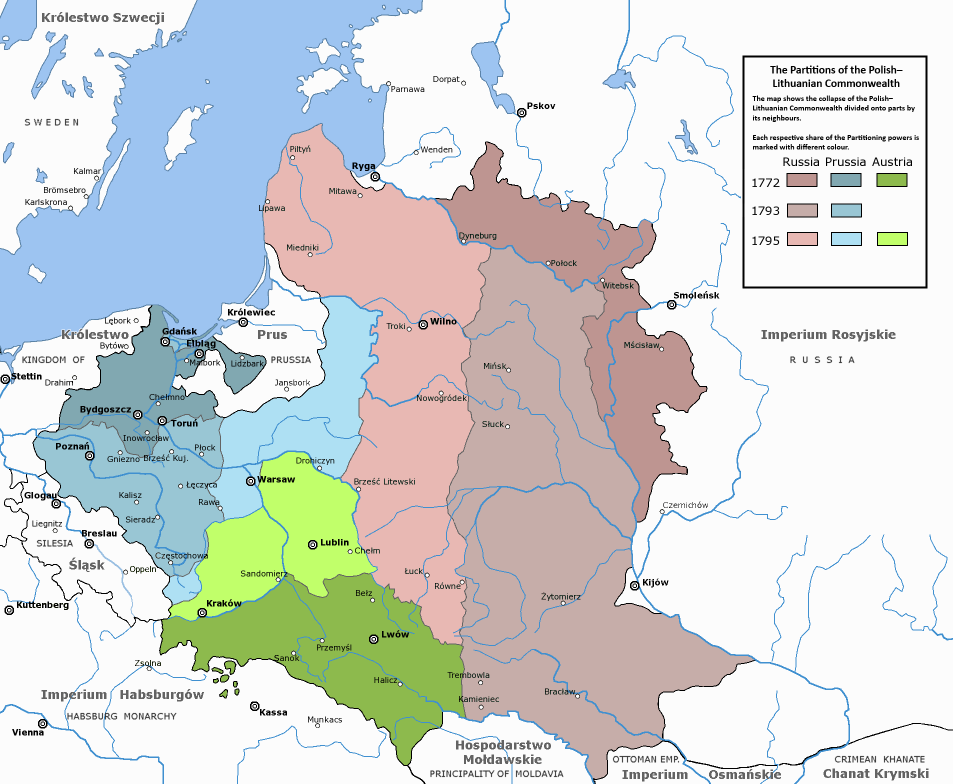
#> input picture production/research/diagnostics/ref_rozbiory3.png, 1906 x 1568 px, found by its file name (shown at 1/2 size)
$ python digitise_1793_line.py
#> lines starting #> are read from the running program, lines starting #| are printed output that depends on the picture; after the words box and inside, x2 and y2 are one past the last pixel; in counts of white or black regions, pixels touching at a corner belong together
### production/tools/georef_overlay.py
"""Georeference a reference raster via city control points (2nd-order polynomial) and overlay OHM borders."""
import json, sys, numpy as np
from PIL import Image, ImageDraw
from shapely.geometry import shape
CP = {  # pixel (x,y) on Rzeczpospolita_Rozbiory_3.png : (lon,lat)
 'Krakow':((403,1225),(19.94,50.06)),'Warsaw':((500,962),(21.01,52.23)),'Wilno':((846,648),(25.28,54.69)),
 'Lwow':((747,1278),(24.03,49.84)),'Kijow':((1269,1170),(30.52,50.45)),'Ryga':((749,352),(24.10,56.95)),
 'Poznan':((179,911),(16.93,52.41)),'Gdansk':((330,683),(18.65,54.35)),'Smolensk':((1343,609),(32.05,54.78)),
 'Kamieniec':((962,1413),(26.58,48.68)),'Minsk':((1017,739),(27.56,53.90)),'Krolewiec':((486,644),(20.51,54.71)),
 'Lublin':((625,1088),(22.57,51.25)),'Breslau':((178,1086),(17.04,51.11)),'Pskov':((1043,224),(28.33,57.82)),
 'Polock':((1096,525),(28.80,55.49)),'Witebsk':((1205,560),(30.20,55.19)),'Zytomierz':((1126,1205),(28.66,50.25)),
 'Brzesc':((717,977),(23.69,52.10)),'Luck':((853,1150),(25.33,50.75)),'Torun':((324,841),(18.60,53.01)),'Vienna':((86,1447),(16.37,48.21))}
def feats(lon,lat):
    lon,lat=np.asarray(lon),np.asarray(lat); return np.stack([np.ones_like(lon),lon,lat,lon*lon,lon*lat,lat*lat],-1)
L=np.array([v[1] for v in CP.values()]); P=np.array([v[0] for v in CP.values()],float)
coef,*_=np.linalg.lstsq(feats(L[:,0],L[:,1]),P,rcond=None)
res=feats(L[:,0],L[:,1])@coef-P; print('control-point RMS error px:',np.sqrt((res**2).sum(1).mean()).round(2),' max',np.abs(res).max().round(1))
def proj(c): c=np.asarray(c); return feats(c[:,0],c[:,1])@coef
# [9 lines that do not run on import are left out]

### production/tools/digitise_1793_line.py
"""Digitise the 1793 Russian partition line from the georeferenced atlas reference
(boundary between the 1793-Russian and 1795-Russian colours) and build corrected polygons."""
import json, numpy as np, sys
sys.path.insert(0, 'tools')
from georef_overlay import CP, feats
from PIL import Image, ImageFilter
import matplotlib; matplotlib.use('Agg'); import matplotlib.pyplot as plt
from shapely.geometry import shape, LineString, Point, mapping
from shapely.ops import split, unary_union
from pyproj import Geod
im = np.array(Image.open('research/diagnostics/ref_rozbiory3.png').convert('RGB')).astype(int)
def near(c, tol=10): return (np.abs(im - np.array(c)).sum(-1) < tol)
#> called with c = (198, 173, 169), tol = 10
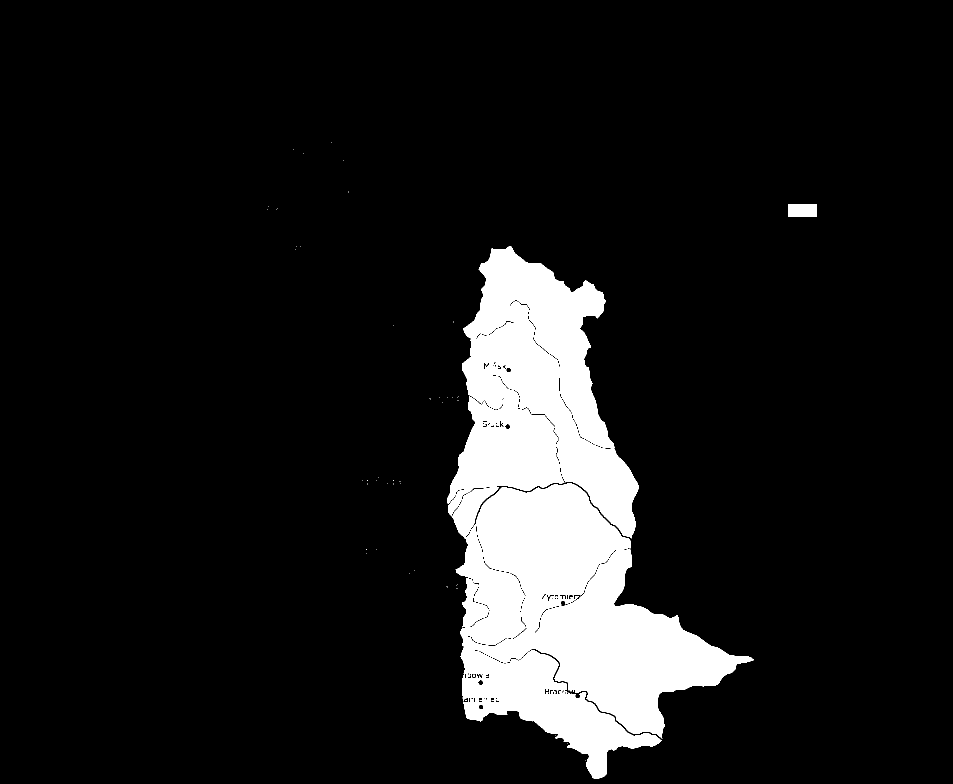
#> returned value: shape (1568, 1906) bool (shown at 1/2 size); 10.2% white; 64 white regions (57 under 20 px), largest, box (x1, y1, x2, y2) and area: (921, 966, 1508, 1558) 163007, (894, 493, 1278, 1077) 119098, (911, 1048, 1051, 1290) 15404
grey = near((198,173,169)); pink = near((232,184,179))
#> call 2 of near, with c = (232, 184, 179), tol = 10
#> in near (call 2), `def near(c, tol=10): return (np.abs(im - np.array(c)).sum(-1) < tol)`:
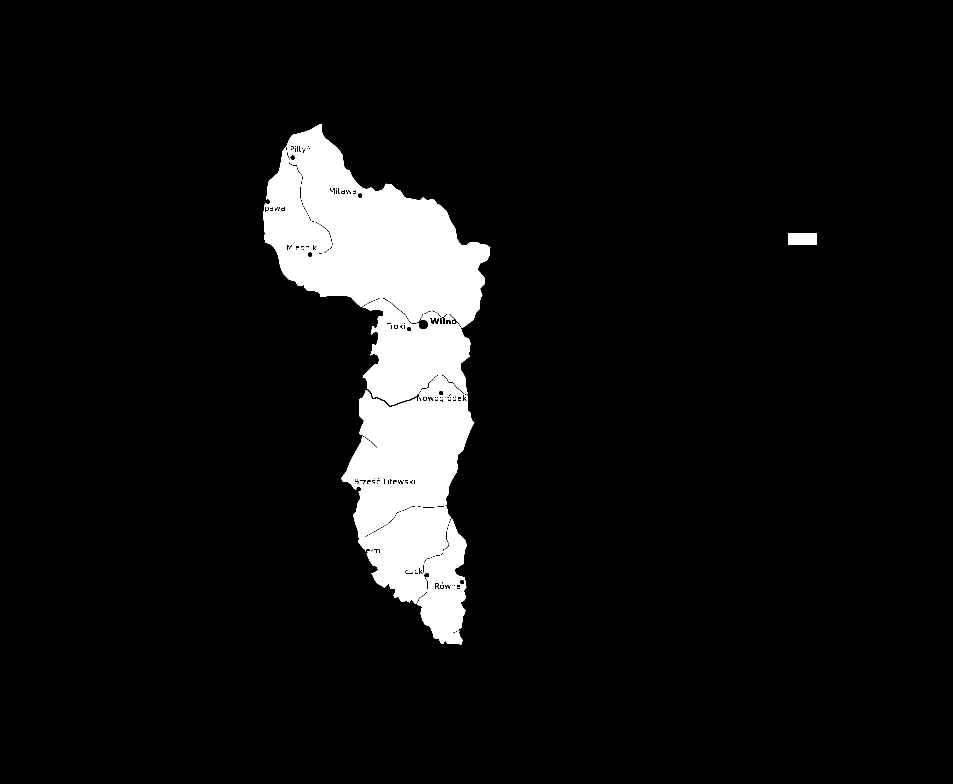
#> returned value: shape (1568, 1906) bool (shown at 1/2 size); 7.2% white; 23 white regions (18 under 20 px), largest, box (x1, y1, x2, y2) and area: (526, 248, 981, 656) 100172, (682, 751, 949, 1208) 70456, (725, 597, 941, 811) 27814, (834, 1037, 934, 1289) 14124, (1576, 466, 1634, 490) 1392
# close small gaps from rivers/labels
g = Image.fromarray((grey*255).astype(np.uint8)).filter(ImageFilter.MaxFilter(9)).filter(ImageFilter.MinFilter(9))
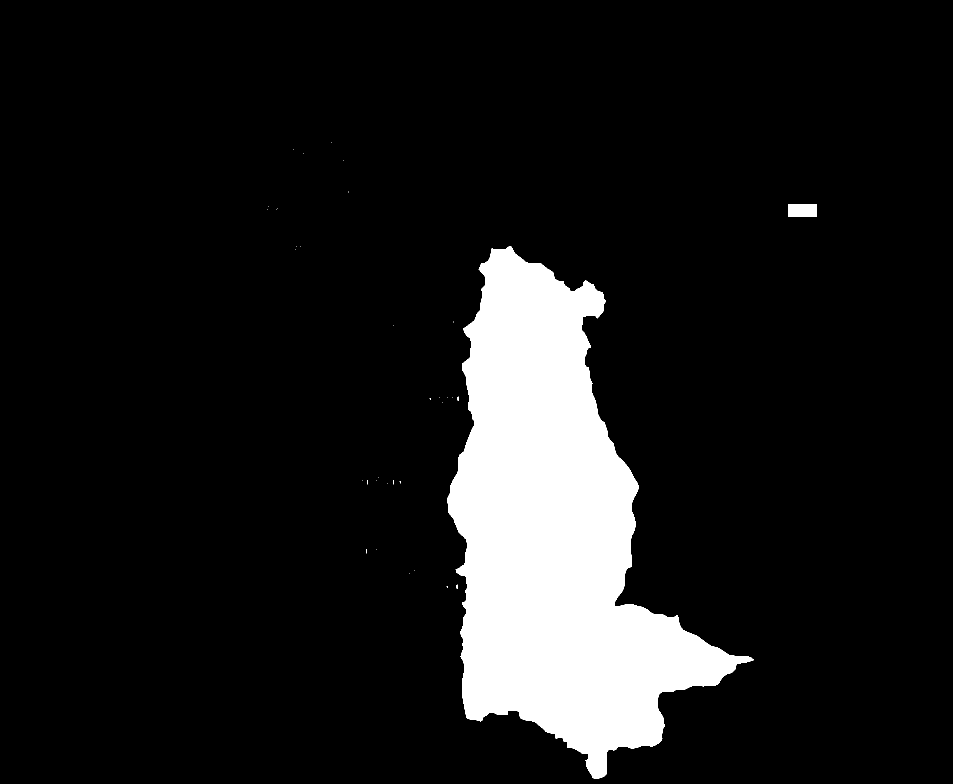
#> g: PIL image 1906x1568 L (shown at 1/2 size); 10.6% white; 36 white regions (34 under 20 px), largest, box (x1, y1, x2, y2) and area: (894, 493, 1508, 1558) 314704, (1576, 409, 1634, 433) 1392
pk = Image.fromarray((pink*255).astype(np.uint8)).filter(ImageFilter.MaxFilter(9)).filter(ImageFilter.MinFilter(9))
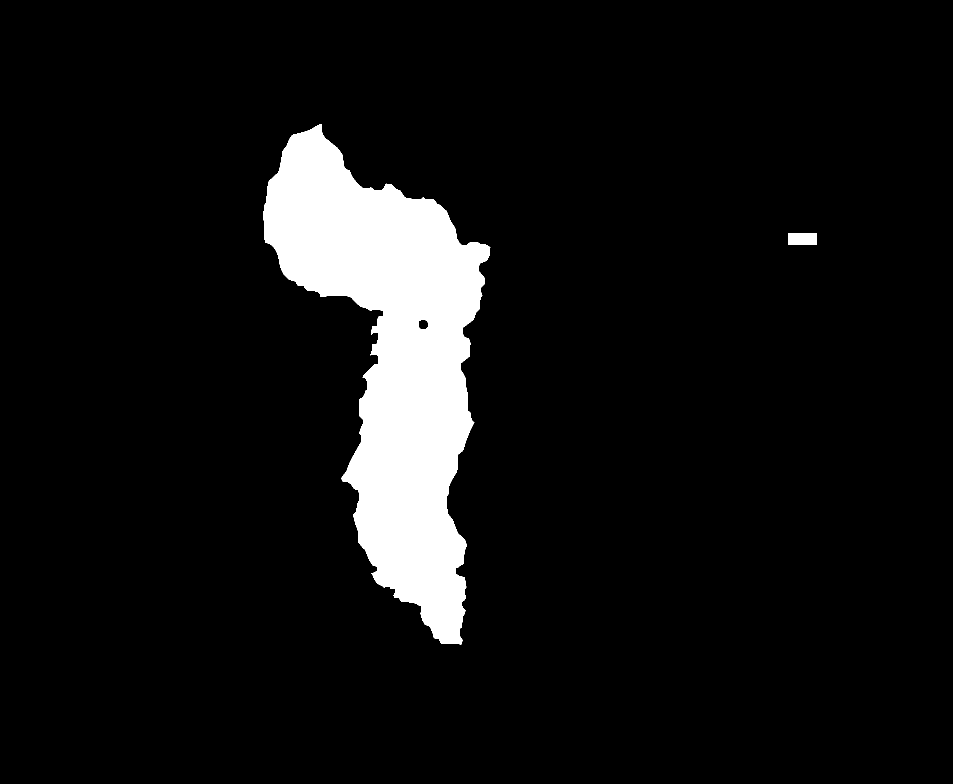
#> pk: PIL image 1906x1568 L (shown at 1/2 size); 7.4% white; 2 white regions, box (x1, y1, x2, y2) and area: (526, 248, 981, 1289) 220192, (1576, 466, 1634, 490) 1392
G = np.array(g) > 0; PK = np.array(pk) > 0
# boundary pixels: grey pixel with pink within 8 px to the west
H, W = G.shape; pts = []
#> after `H, W = G.shape`: H = 1568; W = 1906
for y in range(H):
    xs = np.where(G[y])[0]
    for x in xs:
        if x > 8 and PK[y, x-8:x].any() and not G[y, x-1]:
            pts.append((x, y))
#> after the loop, pts = 869 pairs, first value 535 to 983, second value 285 to 1288
pts = np.array(pts); print('boundary pixels', len(pts), 'y-range', pts[:,1].min(), pts[:,1].max())
#| boundary pixels 869 y-range 285 1288
# keep the main north-south line: for each y take the west-most boundary pixel with x in plausible band
line = []
for y in range(pts[:,1].min(), pts[:,1].max()+1, 3):
    s = pts[(pts[:,1] >= y) & (pts[:,1] < y+3)]
    s = s[(s[:,0] > 850) & (s[:,0] < 1000)]
    if len(s): line.append((s[:,0].min(), y + 1))
#> this loop made 335 passes
#> s on passes 1, 5, 8: [[662, 285]], [[587, 298]], [[607, 306]]
#> after the loop, line = 265 pairs, first value 859 to 983, second value 496 to 1288
line = np.array(line, float)
# smooth lightly
k = 5; sm = np.convolve(line[:,0], np.ones(k)/k, mode='same'); sm[:k] = line[:k,0]; sm[-k:] = line[-k:,0]; line[:,0] = sm
#> after `sm = np.convolve(line[:, 0], np.ones(k) / k, mode='same')`: sm = 265 values, max 982 at index 2, min 555.2 at index 264, mean 927
# inverse transform pixel -> lon/lat
P = np.array([v[0] for v in CP.values()], float); L = np.array([v[1] for v in CP.values()])
inv, *_ = np.linalg.lstsq(feats(P[:,0], P[:,1]), L, rcond=None)
ll = feats(line[:,0], line[:,1]) @ inv
#> ll = 265 pairs, first value 25.76 to 27.26, second value 49.68 to 55.79
print('line from', ll[0].round(2), 'to', ll[-1].round(2), 'points', len(ll))
#| line from [27.26 55.79] to [26.19 49.68] points 265
json.dump({'type':'Feature','properties':{'name':'Russian partition line 1793 (digitised from atlas reference)',
           'source':'Rzeczpospolita_Rozbiory_3.png (Wikimedia Commons, Halibutt) georeferenced by 22 control points'},
           'geometry':mapping(LineString(ll))}, open('data/geo/line_1793_russia_raw.geojson','w'))
